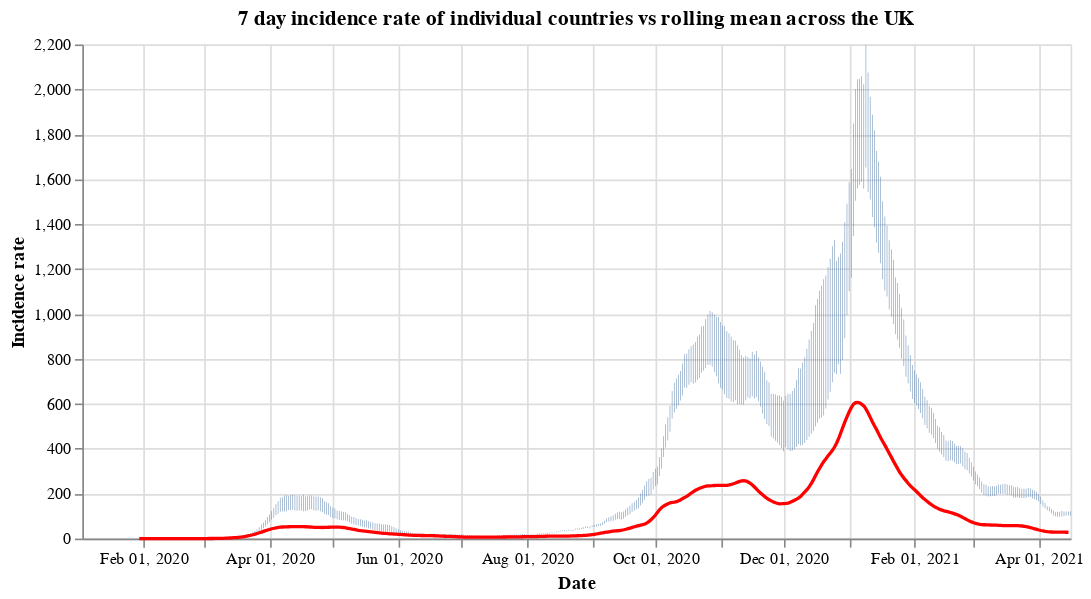

Here is the notebook cell this chart was saved with:
### Code cell
#collapse
countries = uk_cases['areaName'].unique()
countries.sort()

selection = alt.selection_single(
    name='Select',
    fields=['areaName'],
    init={'areaName': 'Wales'},
    bind={'areaName': alt.binding_select(options=countries)}
)

# scatter plot, modify opacity based on selection
bars = alt.Chart(uk_cases).mark_bar().add_selection(
    selection
).encode(
    x=alt.X("yearmonthdate(date):T", axis=alt.Axis(title='Date')),
    y=alt.Y("weeklyCasesRate:Q", axis=alt.Axis(title='Incidence rate')),
    tooltip='weeklyCasesRate:Q',
    opacity=alt.condition(selection, alt.value(1), alt.value(0))
).properties(title=f'7 day incidence rate of individual countries vs rolling mean across the UK', width=600)

line = alt.Chart(overview_cases).mark_line(
    color='red',
    size=2,
).transform_window(
    rolling_mean='mean(weeklyCasesRate)',
    frame=[0, 7]
).encode(
    x='yearmonthdate(date):T',
    y='rolling_mean:Q'
)

alt.layer(bars, line)

### Figure 1 — Vega-Lite specification as saved in the notebook (floating-point values rounded to 4 significant figures; data arrays with more than 128 entries replaced by an {"elided": "..."} marker saying what was removed)
{"config": {"view": {"continuousWidth": 400, "continuousHeight": 300}}, "layer": [{"data": {"name": "data-5f370c7454846f1e8a811083000964c0"}, "mark": "bar", "encoding": {"opacity": {"condition": {"value": 1, "selection": "Select"}, "value": 0}, "tooltip": {"type": "quantitative", "field": "weeklyCasesRate"}, "x": {"type": "temporal", "axis": {"title": "Date"}, "field": "date", "timeUnit": "yearmonthdate"}, "y": {"type": "quantitative", "axis": {"title": "Incidence rate"}, "field": "weeklyCasesRate"}}, "selection": {"Select": {"type": "single", "fields": ["areaName"], "init": {"areaName": "Wales"}, "bind": {"areaName": {"input": "select", "options": ["England", "Northern Ireland", "Scotland", "Wales"]}}}}, "title": "7 day incidence rate of individual countries vs rolling mean across the UK", "width": 600}, {"data": {"name": "data-64bfca0cbccf26bbb9e84fac7669a7b7"}, "mark": {"type": "line", "color": "red", "size": 2}, "encoding": {"x": {"type": "temporal", "field": "date", "timeUnit": "yearmonthdate"}, "y": {"type": "quantitative", "field": "rolling_mean"}}, "transform": [{"window": [{"op": "mean", "field": "weeklyCasesRate", "as": "rolling_mean"}], "frame": [0, 7]}]}], "$schema": "https://vega.github.io/schema/vega-lite/v4.8.1.json", "datasets": {"data-5f370c7454846f1e8a811083000964c0": {"elided": "1876 records"}, "data-64bfca0cbccf26bbb9e84fac7669a7b7": {"elided": "442 records"}}}
